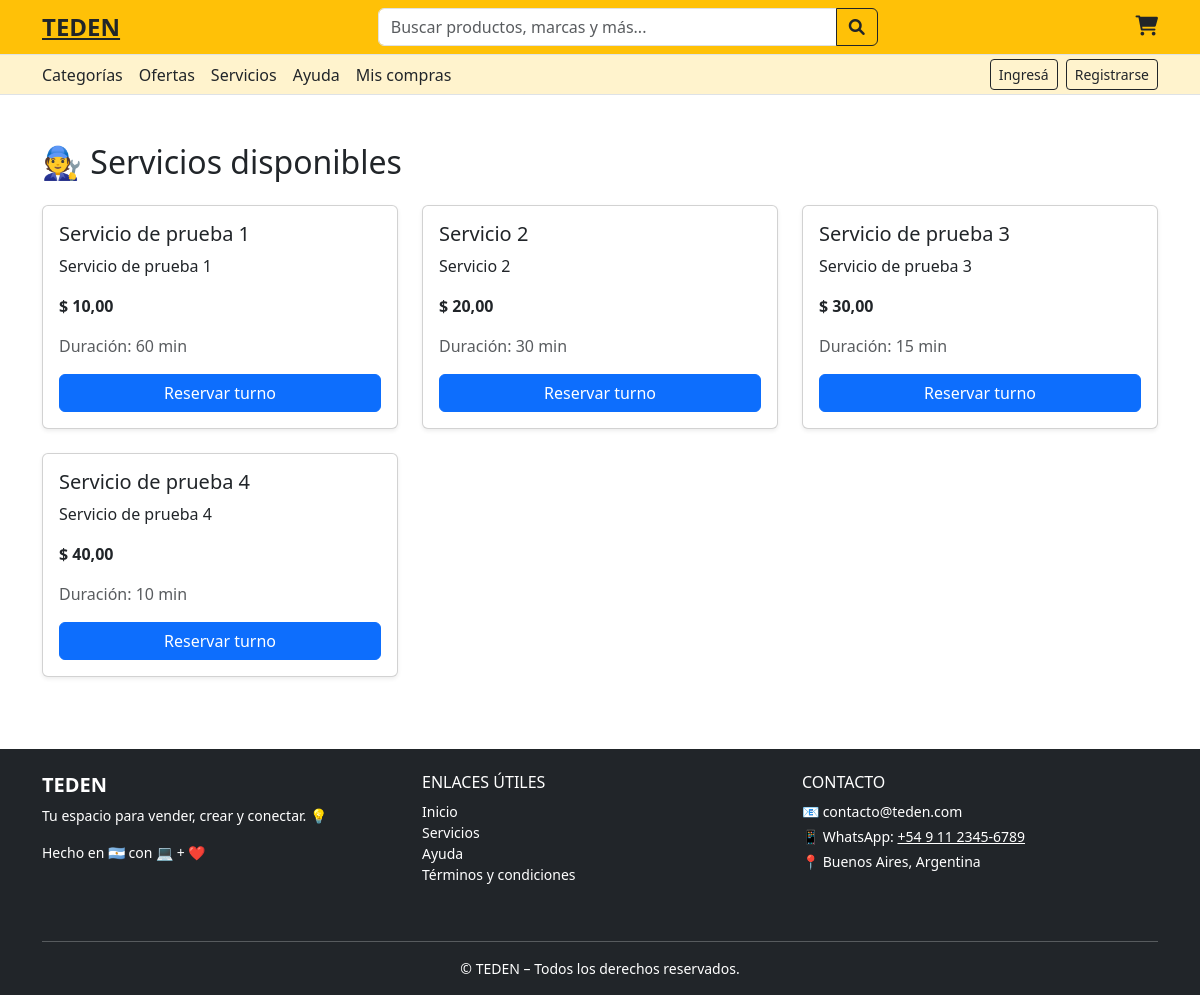
The page /turnos/disponibles/ on the database as committed earlier.
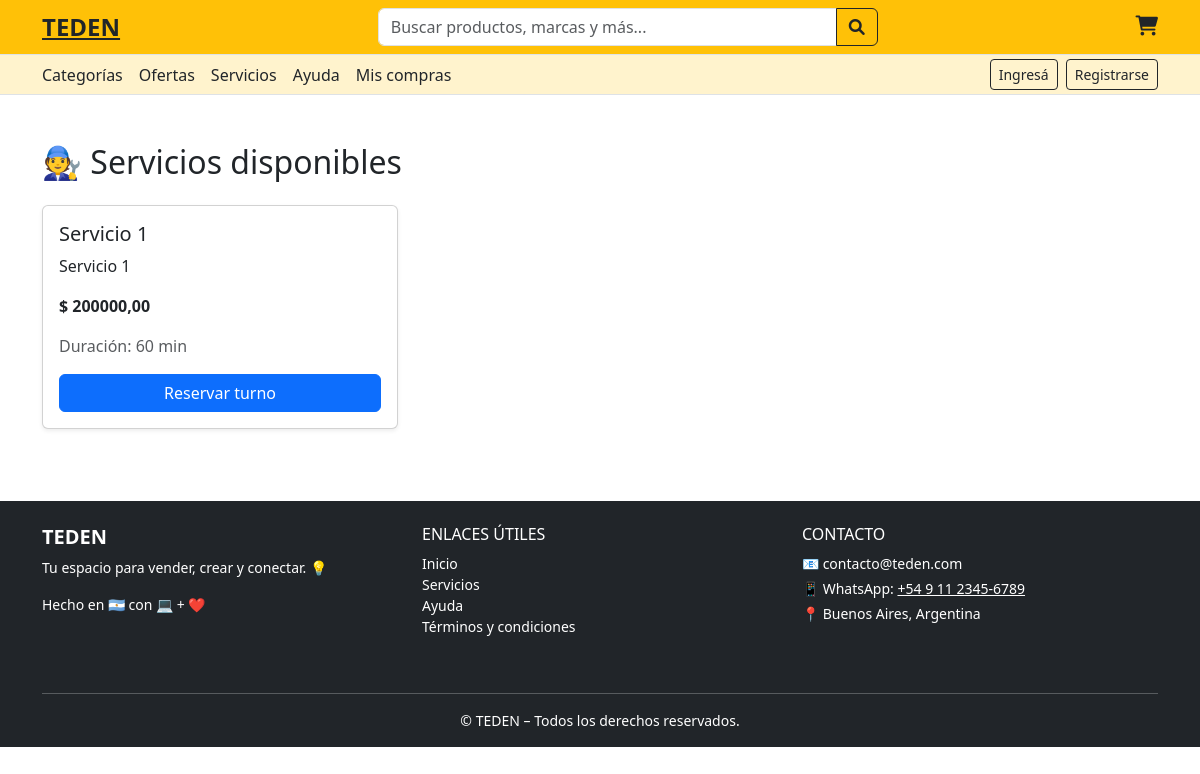
The same page on the database as committed later.
### appointments/models.py (models this page shows, shortened)
class Service(models.Model):
    vendor = models.ForeignKey(User, on_delete=models.CASCADE, related_name='services')
    title = models.CharField(max_length=100)
    description = models.TextField()
    duration_minutes = models.PositiveIntegerField(default=60)
    price = models.DecimalField(max_digits=10, decimal_places=2)
    is_active = models.BooleanField(default=True)

### appointments/views.py (the view)
# urls.py: path('disponibles/', views.ver_servicios, name='ver_servicios'),
def ver_servicios(request):
    services = Service.objects.filter(
        is_active=True,
        vendor__ofrece_servicios=True
    ).select_related('vendor')
    return render(request, 'appointments/ver_servicios.html', {
        'services': services
    })

### appointments/templates/appointments/ver_servicios.html (shortened to what this page needs)
{% include "partials/header.html" %}
{% include "partials/register_modal.html" %}
{% load widget_tweaks %}
{% block content %}
<main>
<div class="container mt-5">
  <h2 class="mb-4">🧑‍🔧 Servicios disponibles</h2>
  {% if services %}
    <div class="row">
      {% for service in services %}
        <div class="col-md-4 mb-4">
          <div class="card h-100 shadow-sm">
            <div class="card-body">
              <h5 class="card-title">{{ service.title }}</h5>
              <p class="card-text">{{ service.description|truncatewords:20 }}</p>
              <p class="fw-bold">$ {{ service.price }}</p>
              <p class="text-muted">Duración: {{ service.duration_minutes }} min</p>
              <a href="{% url 'select_appointment' service.id %}" class="btn btn-primary w-100">
                Reservar turno
              </a>
            </div>
          </div>
        </div>
      {% endfor %}
    </div>
  {% else %}
    <div class="alert alert-info">
      Aún no hay usuarios que ofrezcan servicios.
    </div>
  {% endif %}
</div>
</main>
{% endblock %}
{% include "partials/footer.html" %}

### core/templates/partials/header.html (shortened to what this page needs)
<!DOCTYPE html>
<html lang="es">
<head>
  {% load static %}
  <link rel="stylesheet" href="https://cdn.jsdelivr.net/npm/bootstrap@5.3.0/dist/css/bootstrap.min.css">
  <link rel="stylesheet" href="https://cdnjs.cloudflare.com/ajax/libs/font-awesome/6.0.0-beta3/css/all.min.css">
</head>
<body>
<div class="bg-warning py-2 border-bottom">
  <div class="container d-flex flex-wrap justify-content-between align-items-center">
    <div class="d-flex align-items-center gap-3">
      <span class="fw-bold fs-4"><a href="{% url 'home' %}" class="text-decoration-none, text-dark">TEDEN</a></span>
    </div>
    <form class="flex-grow-1 mx-4" style="max-width: 500px;">
      <div class="input-group">
        <input type="text" class="form-control" placeholder="Buscar productos, marcas y más...">
        <button class="btn btn-outline-dark" type="submit"><i class="fas fa-search"></i></button>
      </div>
    </form>
    <div class="d-flex align-items-center gap-3">
      <a href="#" class="text-dark" data-bs-toggle="modal" data-bs-target="#cartModal"><i class="fas fa-shopping-cart fs-5"></i></a>
    </div>
  </div>
</div>
<div class="bg-warning-subtle py-1 border-bottom">
  <div class="container d-flex justify-content-between align-items-center flex-wrap gap-2">
    <div class="d-flex flex-wrap gap-3">
      <a class="text-dark text-decoration-none" href="{% url 'lista_categorias' %}">Categorías</a>
      <a href="#" class="text-dark text-decoration-none">Ofertas</a>
      <a class="text-dark text-decoration-none" href="{% url 'ver_servicios' %}">Servicios</a>
      <a  href="{% url 'ayuda' %}" class="text-dark text-decoration-none">Ayuda</a>
      <a href="{% url 'mis_compras' %}" class="text-dark text-decoration-none">Mis compras</a>
    </div>
    <div class="d-flex gap-2 align-items-center">
      {% if user.is_authenticated %}
        <span class="me-2">Hola, {{ user.first_name|default:user.username }}</span>
        {% if user.role == 'seller' %}
          <a href="{% url 'dashboard' %}" class="btn btn-outline-primary btn-sm">Panel</a>
        {% endif %}
        <form method="POST" action="{% url 'logout' %}" class="m-0">
          {% csrf_token %}
          <button type="submit" class="btn btn-outline-danger btn-sm">Cerrar sesión</button>
        </form>
      {% else %}
        <button class="btn btn-outline-dark btn-sm" data-bs-toggle="modal" data-bs-target="#loginModal">Ingresá</button>
        <button class="btn btn-outline-dark btn-sm" data-bs-toggle="modal" data-bs-target="#registerModal">Registrarse</button>
      {% endif %}
    </div>
  </div>
</div>
{% include "partials/register_modal.html" %}
</body>
</html>

### core/templates/partials/register_modal.html (shortened to what this page needs)
{% load form_tags %}
<div>

### core/templates/partials/footer.html
<footer class="bg-dark text-white mt-5 pt-4 pb-3">
  <div class="container">
    <div class="row">
      <div class="col-md-4 mb-4">
        <h5 class="fw-bold">TEDEN</h5>
        <p class="small">Tu espacio para vender, crear y conectar. 💡</p>
        <p class="small mb-0">Hecho en 🇦🇷 con 💻 + ❤️</p>
      </div>
      <div class="col-md-4 mb-4">
        <h6 class="text-uppercase">Enlaces útiles</h6>
        <ul class="list-unstyled small">
          <li><a href="{% url 'home' %}" class="text-white text-decoration-none">Inicio</a></li>
          <li><a href="{% url 'ver_servicios' %}" class="text-white text-decoration-none">Servicios</a></li>
          <li><a href="{% url 'ayuda' %}" class="text-white text-decoration-none">Ayuda</a></li>
          <li><a href="{% url 'terminos' %}" class="text-white text-decoration-none">Términos y condiciones</a></li>
        </ul>
      </div>
      <div class="col-md-4 mb-4">
        <h6 class="text-uppercase">Contacto</h6>
        <p class="small mb-1">📧 contacto@teden.com</p>
        <p class="small mb-1">📱 WhatsApp: <a href="https://wa.me/5491123456789" target="_blank" class="text-white text-decoration-underline">+54 9 11 2345-6789</a></p>
        <p class="small mb-0">📍 Buenos Aires, Argentina</p>
      </div>
    </div>
    <hr class="border-light">
    <div class="text-center small">
      © {{ now|date:"Y" }} TEDEN – Todos los derechos reservados.
    </div>
  </div>
</footer>

Rows that differ between the two databases and show on the page:
removed Service: title "Servicio 2", description "Servicio 2", price "20,00", duration_minutes "30"
removed Service: title "Servicio de prueba 3", description "Servicio de prueba 3", price "30,00", duration_minutes "15"
removed Service: title "Servicio de prueba 4", description "Servicio de prueba 4", price "40,00", duration_minutes "10"
changed Service: title "Servicio de prueba 1" → "Servicio 1"; description "Servicio de prueba 1" → "Servicio 1"; price "10,00" → "200000,00"
